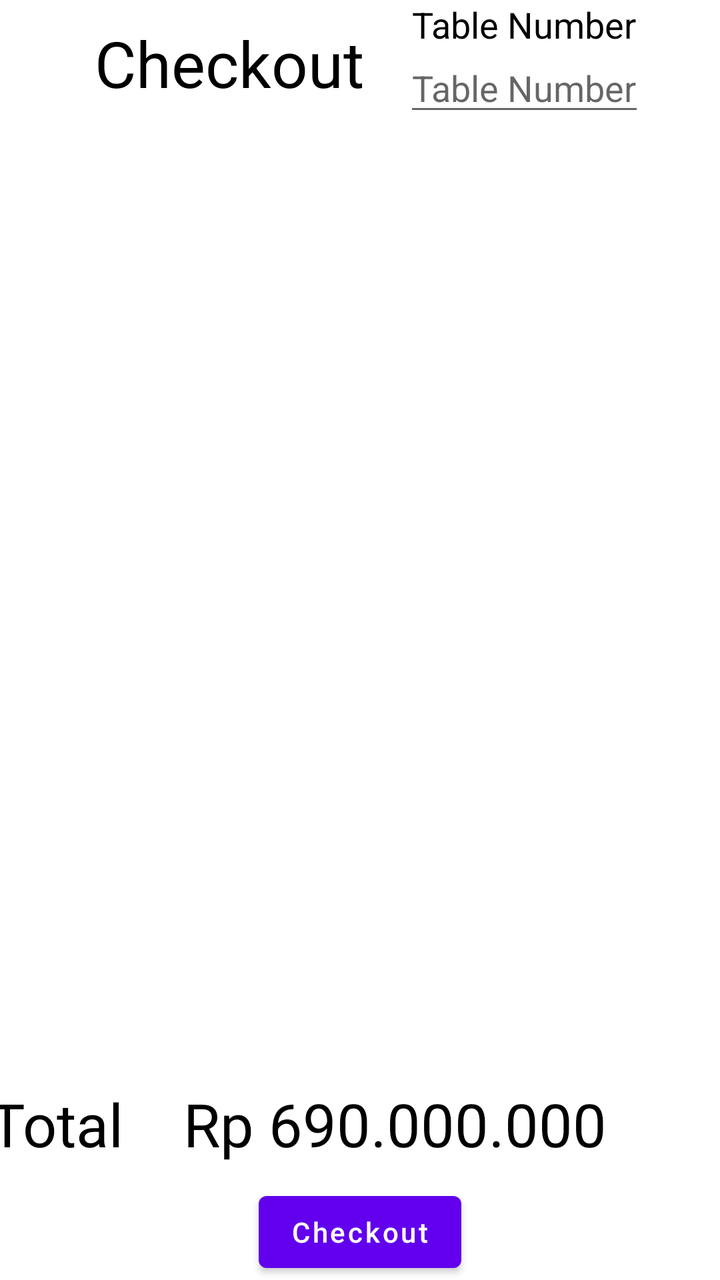
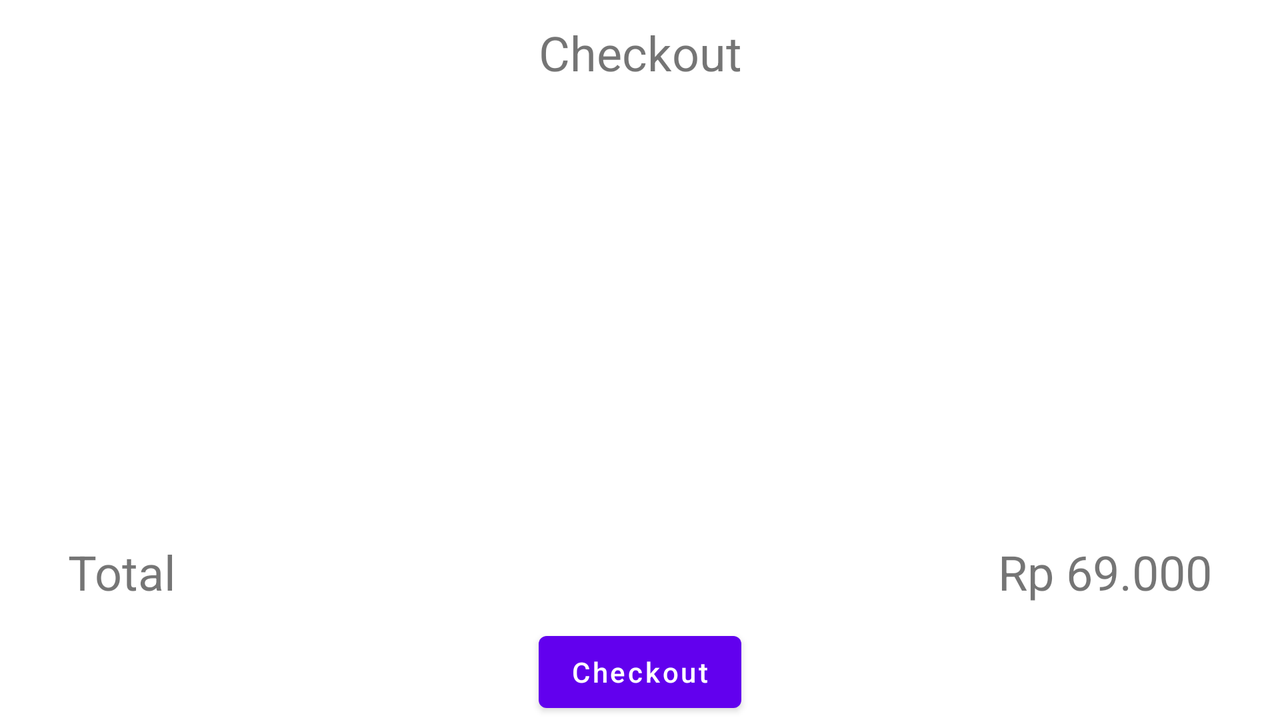

First picture: res/layout/ on a phone held upright. Second picture: the repository's own variant of that layout, on a device whose configuration matches the variant's folder. Source for both follows.
<!-- AndroidManifest.xml: application theme Theme.MyPler -->
<!-- res/layout/fragment_checkout.xml -->
<LinearLayout
    xmlns:android="http://schemas.android.com/apk/res/android"
    xmlns:tools="http://schemas.android.com/tools"
    android:layout_width="match_parent"
    android:layout_height="match_parent"
    android:orientation="vertical"
    android:background="?attr/colorOnPrimary">

    <LinearLayout
        android:layout_width="match_parent"
        android:layout_height="wrap_content"
        android:orientation="horizontal"
        android:gravity="center">
        <TextView
            android:id="@+id/FR_txtViewCheckout"
            android:layout_width="wrap_content"
            android:layout_height="wrap_content"
            android:text="Checkout"
            android:textColor="@color/black"
            android:padding="10dp"
            android:textSize="32sp"
            android:layout_gravity="center_horizontal"/>

        <Space
            android:layout_width="10dp"
            android:layout_height="wrap_content"/>

        <LinearLayout
            android:layout_width="wrap_content"
            android:layout_height="match_parent"
            android:orientation="vertical">
            <TextView
                android:id="@+id/FR_txtViewCheckoutTableNumber"
                android:layout_width="wrap_content"
                android:layout_height="wrap_content"
                android:text="Table Number"
                android:textColor="@color/black"
                android:textSize="18sp"
                android:layout_gravity="center_horizontal"/>
            <EditText
                android:id="@+id/FR_editTextCheckoutTableNumber"
                android:layout_width="wrap_content"
                android:layout_height="wrap_content"
                android:hint="Table Number"
                android:layout_gravity="center_horizontal"
                android:inputType="number"/>
        </LinearLayout>
    </LinearLayout>

    <GridView
        android:id="@+id/FR_gridCheckout"
        android:layout_marginTop="10dp"
        android:layout_width="match_parent"
        android:layout_height="0dp"
        android:layout_weight="1"
        android:numColumns="1"
        android:horizontalSpacing="2dp"
        android:verticalSpacing="2dp" />

    <LinearLayout
        android:layout_width="match_parent"
        android:layout_height="wrap_content"
        android:orientation="horizontal"
        android:gravity="center">

        <Space
            android:layout_width="10dp"
            android:layout_height="wrap_content"/>

        <TextView
            android:id="@+id/FR_txtViewCheckoutTotalPriceLeft"
            android:layout_width="wrap_content"
            android:layout_height="wrap_content"
            android:text="Total"
            android:textColor="@color/black"
            android:layout_margin="10dp"
            android:textSize="30sp" />

        <Space
            android:layout_width="20dp"
            android:layout_height="wrap_content"
            />

        <TextView
            android:id="@+id/FR_txtViewCheckoutTotalPriceRight"
            android:layout_width="270dp"
            android:layout_height="wrap_content"
            android:text="Rp 690.000.000"
            android:textColor="@color/black"
            android:layout_marginEnd="24dp"
            android:textSize="30sp" />

    </LinearLayout>

    <Button
        android:id="@+id/FR_buttonCheckout"
        android:layout_width="wrap_content"
        android:layout_height="wrap_content"
        android:textAllCaps="false"
        android:text="Checkout"
        android:textColor="@color/white"
        android:layout_gravity="center_horizontal"/>

</LinearLayout>
<!-- resources referenced by this layout -->
<resources>
  <style name="Theme.MyPler" parent="Theme.MaterialComponents.DayNight.NoActionBar">
          
          <item name="colorPrimary">@color/purple_500</item>
          <item name="colorPrimaryVariant">@color/purple_700</item>
          <item name="colorOnPrimary">@color/white</item>
          
          <item name="colorSecondary">@color/teal_200</item>
          <item name="colorSecondaryVariant">@color/teal_700</item>
          <item name="colorOnSecondary">@color/black</item>
          
          <item name="android:statusBarColor">?attr/colorPrimaryVariant</item>
          
      </style>
</resources>
<!-- res/layout-land/fragment_checkout.xml (the repository's variant of the layout above) -->
<!-- drawn on the phone turned sideways -->
<?xml version="1.0" encoding="utf-8"?>
<androidx.constraintlayout.widget.ConstraintLayout xmlns:android="http://schemas.android.com/apk/res/android"
    xmlns:tools="http://schemas.android.com/tools"
    android:layout_width="match_parent"
    android:layout_height="match_parent"
    xmlns:app="http://schemas.android.com/apk/res-auto"
    tools:context=".Activity.Fragment.CheckoutFragment">

    <TextView
        android:id="@+id/FR_txtViewCheckout"
        app:layout_constraintTop_toTopOf="parent"
        app:layout_constraintStart_toStartOf="parent"
        app:layout_constraintEnd_toEndOf="parent"
        android:layout_width="wrap_content"
        android:layout_height="wrap_content"
        android:text="Checkout"
        android:padding="10dp"
        android:textSize="24sp"/>

    <GridView
        android:id="@+id/FR_gridCheckout"
        android:layout_marginTop="10dp"
        app:layout_constraintTop_toBottomOf="@id/FR_txtViewCheckout"
        app:layout_constraintStart_toStartOf="parent"
        app:layout_constraintEnd_toEndOf="parent"
        android:layout_width="match_parent"
        android:layout_height="wrap_content"
        android:numColumns="1"
        android:horizontalSpacing="2dp"
        android:verticalSpacing="2dp"/>

    <TextView
        android:id="@+id/FR_txtViewTotalPriceLeft"
        app:layout_constraintBottom_toTopOf="@id/FR_buttonCheckout"
        app:layout_constraintStart_toStartOf="parent"
        android:layout_width="wrap_content"
        android:layout_height="wrap_content"
        android:text="Total"
        android:padding="10dp"
        android:layout_marginStart="24dp"
        android:textSize="24sp"/>

    <TextView
        android:id="@+id/FR_txtViewTotalPriceRight"
        app:layout_constraintBottom_toTopOf="@id/FR_buttonCheckout"
        app:layout_constraintEnd_toEndOf="parent"
        android:layout_width="wrap_content"
        android:layout_height="wrap_content"
        android:text="Rp 69.000"
        android:padding="10dp"
        android:layout_marginEnd="24dp"
        android:textSize="24sp"/>

    <Button
        android:id="@+id/FR_buttonCheckout"
        android:layout_width="wrap_content"
        android:layout_height="wrap_content"
        android:textAllCaps="false"
        android:text="Checkout"
        app:layout_constraintBottom_toBottomOf="parent"
        app:layout_constraintStart_toStartOf="parent"
        app:layout_constraintEnd_toEndOf="parent"/>

</androidx.constraintlayout.widget.ConstraintLayout>
